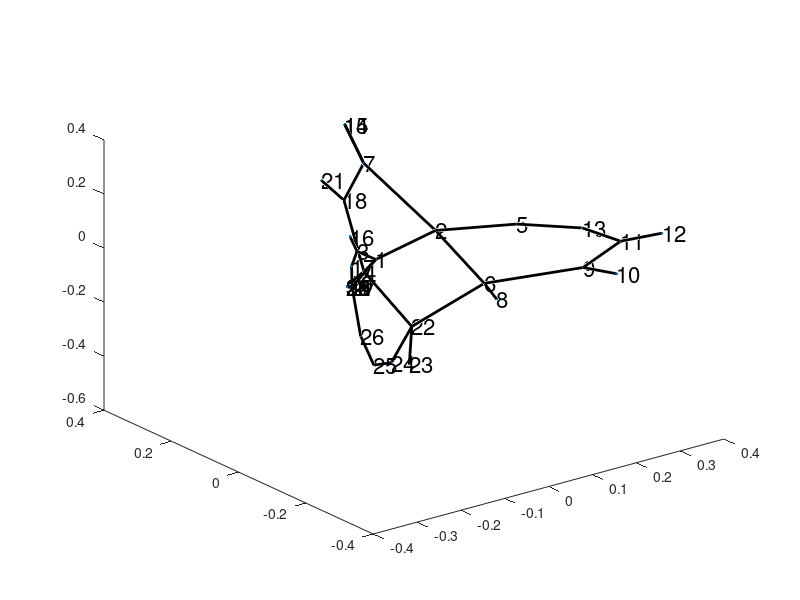

Source code (MATLAB):
## Copyright (C) 2016 reiner
## 
## Author: reiner <reiner@ameotoko>
## Created: 2016-06-07
function [con, L] = makegraph
con = [1 2;
1 3;
1 4;
2 5;
2 6;
2 7;
7 14;
7 15;
6 8;
6 9;
9 10;
9 11;
11 12;
11 13;
3 16;
3 17;
4 18; 
18 21;
4 19;
4 20;
4 22;
22 23;
22 24;
24 25;
25 26;
1 27;
27 28;
27 29;
27 30;
27 31; 
27 32; 
6 22 ;
5 13;
26 27;
17 27;
18 7];

mm = max(max(con));
A = zeros(mm,mm);
for k=1:length(con),
   A(con(k,1),con(k,2)) = 1;
endfor;
%L = diag(sum(A+A'))-A-A';
L = diag(sum(A+A'))-A-A';
dd = diag(1./sqrt(diag(L)));
Lx = dd*L*dd;
[u,v] = eig(L);
x = u(:,2);
y = u(:,3);
z = u(:,4);
clf;
plot3(x,y,z,'.');
for k=1:length(con),
  line('xdata',[x(con(k,1)),x(con(k,2))],
  'ydata',[y(con(k,1)),y(con(k,2))],
  'zdata',[z(con(k,1)),z(con(k,2))], 'linewidth',2);
 endfor;
 for k=1:mm,
   text(x(k),y(k),z(k),sprintf('%i',k),'fontsize',16);
 endfor;
endfunction;
